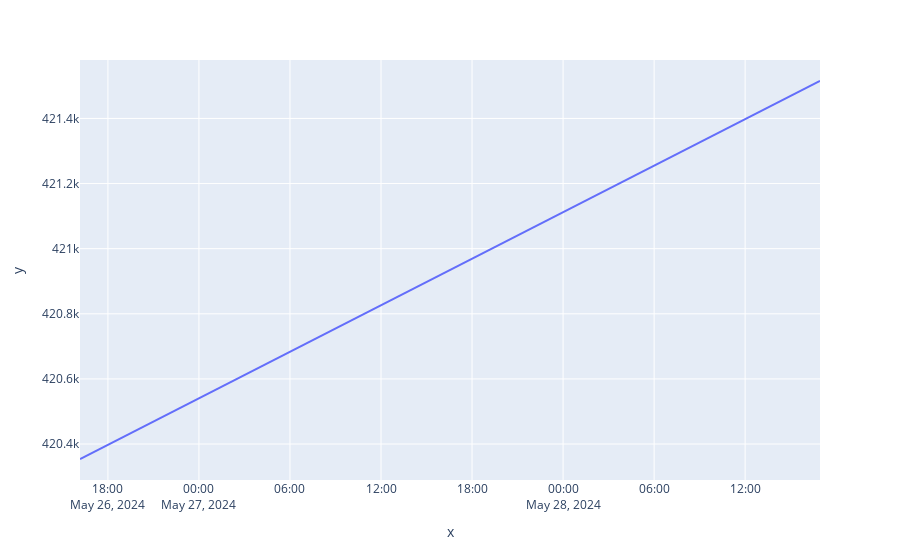

The code cell stored with this chart in its notebook:
### Code cell
px.line(y=Creator_df["followersCount"],x=pd.to_datetime(Creator_df["Date"]))

### Figure 1 — Plotly figure (JSON) as saved in the notebook; plotly's stock layout.template omitted (floating-point values rounded to 4 significant figures)
{"data": [{"hovertemplate": "x=%{x}<br>y=%{y}<extra></extra>", "legendgroup": "", "line": {"color": "#636efa", "dash": "solid"}, "marker": {"symbol": "circle"}, "mode": "lines", "name": "", "orientation": "v", "showlegend": false, "type": "scatter", "x": ["2024-05-26T16:09:37.085000", "2024-05-28T16:56:03.013000"], "xaxis": "x", "y": [420354, 421515], "yaxis": "y"}], "layout": {"legend": {"tracegroupgap": 0}, "margin": {"t": 60}, "xaxis": {"anchor": "y", "domain": [0, 1], "title": {"text": "x"}}, "yaxis": {"anchor": "x", "domain": [0, 1], "title": {"text": "y"}}}}
